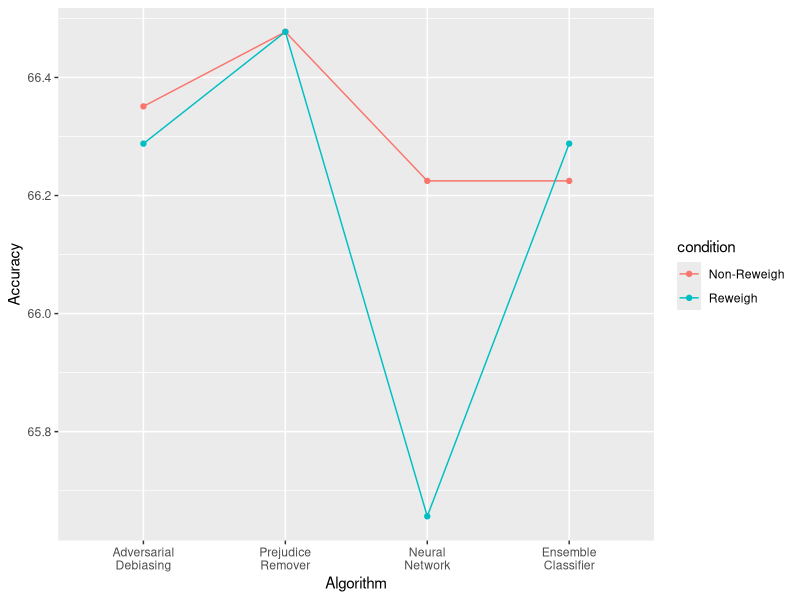
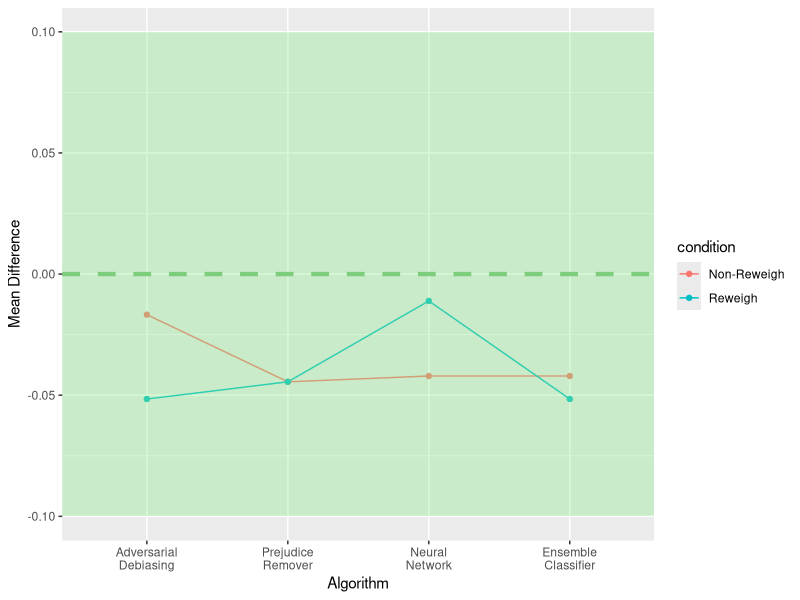
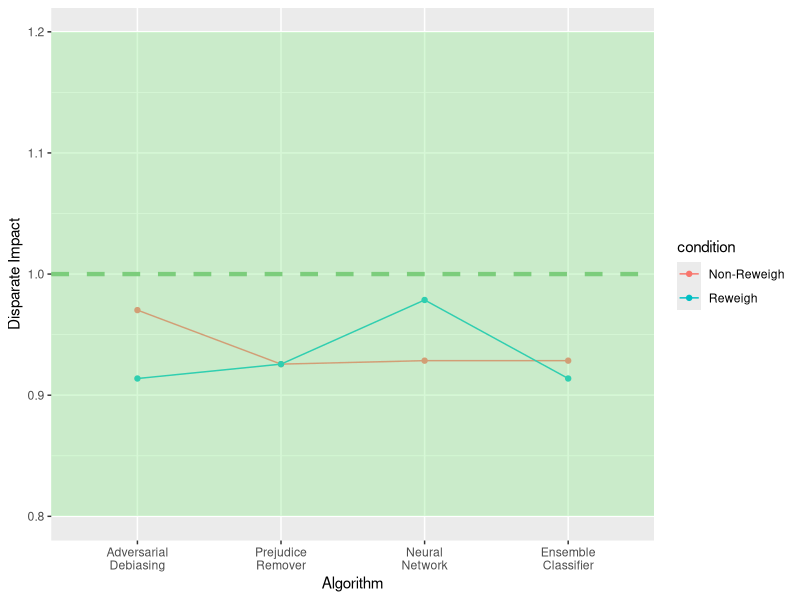
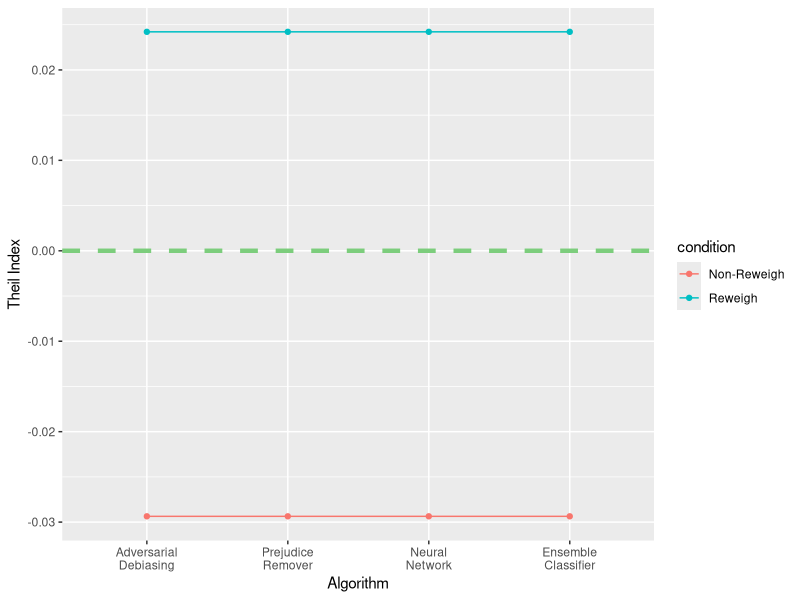

Write R code to recreate these figures, in order. (Note: this script raises an error after producing the figures.)
library(ggplot2)
library(reshape2)
library(plyr)
library(dplyr)

setwd("/Users/zahrafitrianti/Documents/ML18")

# add these lines to your python code
# df_compas_reweigh.to_csv("df_compas_reweigh.csv", encoding='utf-8')
# df_compas_nonreweigh.to_csv("df_compas_nonreweigh.csv", encoding='utf-8')

rew <- read.csv("df_compas_reweigh.csv")
non_rew <- read.csv("df_compas_nonreweigh.csv")

# remove eq_opp_diff and avg_odds_diff for now
# rew <- rew[-c(4,5), ]
# non_rew <- non_rew[-c(4,5), ]

status <- c("Non-Reweigh","Non-Reweigh","Non-Reweigh","Non-Reweigh","Non-Reweigh","Non-Reweigh")
non_rew$Status <- status
status <- c("Reweigh","Reweigh","Reweigh","Reweigh","Reweigh","Reweigh")
rew$Status <- status

accuracy <- rbind(non_rew[c(1),], rew[c(1),])
accuracy_df <- data.frame(t(accuracy[-6]))
colnames(accuracy_df) <- accuracy[, 6]
accuracy_df = accuracy_df[-1,]
accuracy_df$algo <- c(1,2,3,4)
accuracy_long <- melt(accuracy_df,
                 id.vars = "algo",
                 measure.vars = c("Non-Reweigh","Reweigh"),
                 variable.name = "condition")
accuracy_long$value <- as.numeric(as.character(accuracy_long$value)) * 100
accuracy_long$metric <- 1

mean_diff <- rbind(non_rew[c(2),], rew[c(2),])
mean_diff_df <- data.frame(t(mean_diff[-6]))
colnames(mean_diff_df) <- mean_diff[, 6]
mean_diff_df = mean_diff_df[-1,]
mean_diff_df$algo <- c(1,2,3,4)
mean_diff_long <- melt(mean_diff_df,
                      id.vars = "algo",
                      measure.vars = c("Non-Reweigh","Reweigh"),
                      variable.name = "condition")
mean_diff_long$metric <- 2
mean_diff_long$value <- as.numeric(as.character(mean_diff_long$value))

eq_opp <- rbind(non_rew[c(4),], rew[c(4),])
eq_opp_df <- data.frame(t(eq_opp[-6]))
colnames(eq_opp_df) <- eq_opp[, 6]
eq_opp_df = eq_opp_df[-1,]
eq_opp_df$algo <- c(1,2,3,4)
eq_opp_long <- melt(eq_opp_df,
                       id.vars = "algo",
                       measure.vars = c("Non-Reweigh","Reweigh"),
                       variable.name = "condition")
eq_opp_long$metric <- 5
eq_opp_long$value <- as.numeric(as.character(eq_opp_long$value))


disp_impact <- rbind(non_rew[c(3),], rew[c(3),])
disp_impact_df <- data.frame(t(disp_impact[-6]))
colnames(disp_impact_df) <- disp_impact[, 6]
disp_impact_df = disp_impact_df[-1,]
disp_impact_df$algo <- c(1,2,3,4)
disp_impact_long <- melt(disp_impact_df,
                      id.vars = "algo",
                      measure.vars = c("Non-Reweigh","Reweigh"),
                      variable.name = "condition")
disp_impact_long$value <- as.numeric(as.character(disp_impact_long$value))
disp_impact_long$metric <- 3


theil <- rbind(non_rew[c(4),], rew[c(4),])
theil_df <- data.frame(t(theil[-6]))
colnames(theil_df) <- theil[, 6]
theil_df = theil_df[-1,]
theil_df$algo <- c(1,2,3,4)
theil_long <- melt(theil_df,
                      id.vars = "algo",
                      measure.vars = c("Non-Reweigh","Reweigh"),
                      variable.name = "condition")
theil_long$metric <- 4
theil_long$value <- as.numeric(as.character(theil_long$value))

p1 <- ggplot(data=accuracy_long, aes(x=factor(algo), y=value, group=condition, colour=condition)) +
  geom_line() +
  geom_point() +
  labs (x = "Algorithm",
        y = "Accuracy") +
  scale_x_discrete(labels = c("1" = "Adversarial\nDebiasing", "2" = "Prejudice\nRemover", "3" = "Neural\nNetwork", "4" = "Ensemble\nClassifier"))

p2 <- ggplot(data=mean_diff_long, aes(x=factor(algo), y=value, group=condition, colour=condition), axes = FALSE) +
  geom_line() +
  geom_point() +
  geom_rect(aes(xmin = -Inf, xmax = Inf, ymin = -0.1, ymax = 0.1),
            fill = "palegreen2", alpha = 0.05,color = NA) +
  geom_hline(yintercept=0, linetype="dashed",
             color = "palegreen3", size=1.5) +
  labs (x = "Algorithm",
        y = "Mean Difference") +
  scale_x_discrete(labels = c("1" = "Adversarial\nDebiasing", "2" = "Prejudice\nRemover", "3" = "Neural\nNetwork", "4" = "Ensemble\nClassifier"))

p3 <- ggplot(data=disp_impact_long, aes(x=factor(algo), y=value, group=condition, colour=condition)) +
  geom_line() +
  geom_point() +
  geom_rect(aes(xmin = -Inf, xmax = Inf, ymin = 0.8, ymax = 1.2),
            fill = "palegreen2", alpha = 0.05,color = NA) +
  geom_hline(yintercept=1, linetype="dashed",
             color = "palegreen3", size=1.5) +
  labs (x = "Algorithm",
        y = "Disparate Impact") +
  scale_x_discrete(labels = c("1" = "Adversarial\nDebiasing", "2" = "Prejudice\nRemover", "3" = "Neural\nNetwork", "4" = "Ensemble\nClassifier"))

p4 <- ggplot(data=theil_long, aes(x=factor(algo), y=value, group=condition, colour=condition), axes = FALSE) +
  geom_line() +
  geom_point() +
  geom_hline(yintercept=0, linetype="dashed",
             color = "palegreen3", size=1.5) +
  labs (x = "Algorithm",
        y = "Theil Index") +
  scale_x_discrete(labels = c("1" = "Adversarial\nDebiasing", "2" = "Prejudice\nRemover", "3" = "Neural\nNetwork", "4" = "Ensemble\nClassifier"))

multiplot(p1, p2, p3, p4, cols=2)
